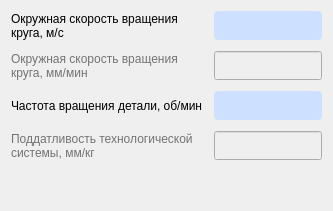
                <widget class="QWidget" name="machine_widget" native="true">
                 <layout class="QGridLayout" name="gridLayout_6">
                  <property name="leftMargin">
                   <number>11</number>
                  </property>
                  <property name="topMargin">
                   <number>11</number>
                  </property>
                  <property name="rightMargin">
                   <number>11</number>
                  </property>
                  <property name="bottomMargin">
                   <number>11</number>
                  </property>
                  <property name="spacing">
                   <number>11</number>
                  </property>
                  <item row="0" column="1">
                   <widget class="QLineEdit" name="vkst_textbox">
                    <property name="minimumSize">
                     <size>
                      <width>0</width>
                      <height>29</height>
                     </size>
                    </property>
                    <property name="styleSheet">
                     <string notr="true">QLineEdit
{
	border-radius: 4px;
	background-color: rgb(206, 224, 255);
}</string>
                    </property>
                   </widget>
                  </item>
                  <item row="2" column="0">
                   <widget class="QLabel" name="nd_label">
                    <property name="font">
                     <font>
                      <pointsize>9</pointsize>
                     </font>
                    </property>
                    <property name="text">
                     <string>Частота вращения детали, об/мин</string>
                    </property>
                   </widget>
                  </item>
                  <item row="1" column="1">
                   <widget class="QLineEdit" name="vk_textbox">
                    <property name="enabled">
                     <bool>false</bool>
                    </property>
                    <property name="minimumSize">
                     <size>
                      <width>0</width>
                      <height>29</height>
                     </size>
                    </property>
                   </widget>
                  </item>
                  <item row="4" column="0">
                   <spacer name="verticalSpacer_6">
                    <property name="orientation">
                     <enum>Qt::Vertical</enum>
                    </property>
                    <property name="sizeHint" stdset="0">
                     <size>
                      <width>20</width>
                      <height>40</height>
                     </size>
                    </property>
                   </spacer>
                  </item>
                  <item row="2" column="1">
                   <widget class="QLineEdit" name="nd_textbox">
                    <property name="minimumSize">
                     <size>
                      <width>0</width>
                      <height>29</height>
                     </size>
                    </property>
                    <property name="styleSheet">
                     <string notr="true">QLineEdit
{
	border-radius: 4px;
	background-color: rgb(206, 224, 255);
}</string>
                    </property>
                   </widget>
                  </item>
                  <item row="3" column="1">
                   <widget class="QLineEdit" name="podatl_textbox">
                    <property name="enabled">
                     <bool>false</bool>
                    </property>
                    <property name="minimumSize">
                     <size>
                      <width>0</width>
                      <height>29</height>
                     </size>
                    </property>
                   </widget>
                  </item>
                  <item row="0" column="0">
                   <widget class="QLabel" name="vkst_label">
                    <property name="font">
                     <font>
                      <pointsize>9</pointsize>
                     </font>
                    </property>
                    <property name="text">
                     <string>Окружная скорость вращения
круга, м/с</string>
                    </property>
                   </widget>
                  </item>
                  <item row="3" column="0">
                   <widget class="QLabel" name="podatl_label">
                    <property name="font">
                     <font>
                      <pointsize>9</pointsize>
                     </font>
                    </property>
                    <property name="styleSheet">
                     <string notr="true">QLabel {
	color: rgb(115, 115, 115)
}</string>
                    </property>
                    <property name="text">
                     <string>Поддатливость технологической 
системы, мм/кг </string>
                    </property>
                   </widget>
                  </item>
                  <item row="1" column="0">
                   <widget class="QLabel" name="vk_label">
                    <property name="font">
                     <font>
                      <pointsize>9</pointsize>
                     </font>
                    </property>
                    <property name="styleSheet">
                     <string notr="true">QLabel {
	color: rgb(115, 115, 115)
}</string>
                    </property>
                    <property name="text">
                     <string>Окружная скорость вращения
круга, мм/мин</string>
                    </property>
                   </widget>
                  </item>
                 </layout>
                </widget>
